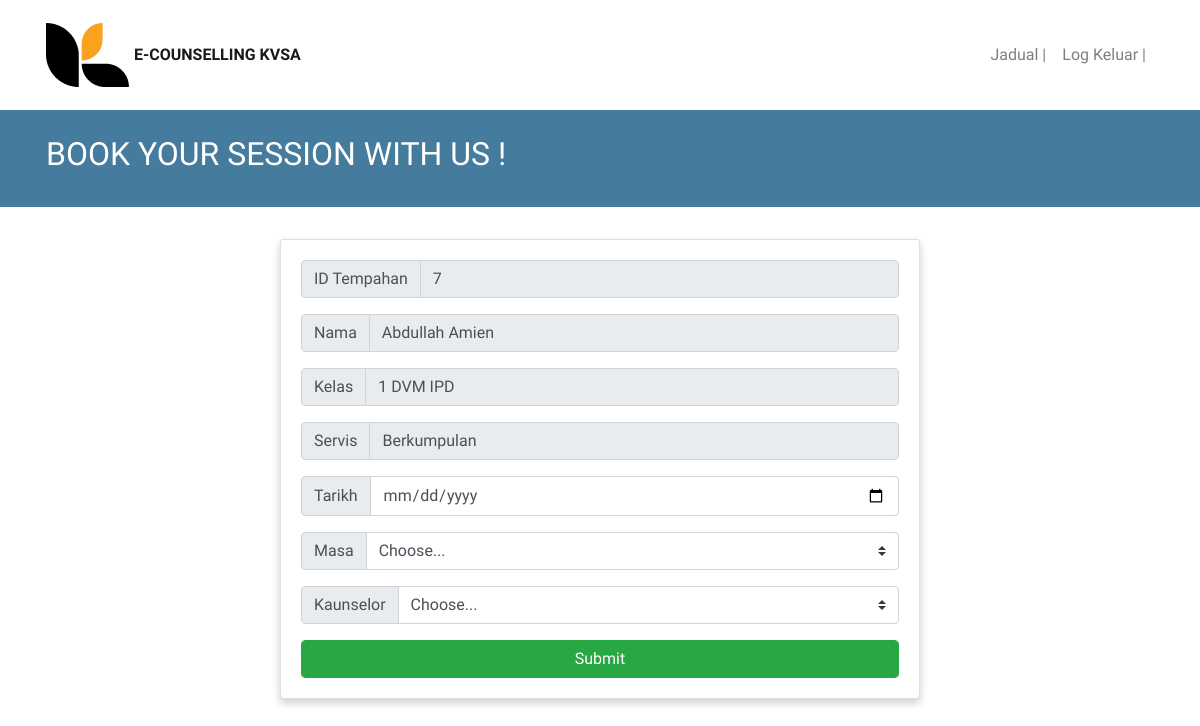
Before: /form_edit.php?ID_Tempahan=7 with the older database file.
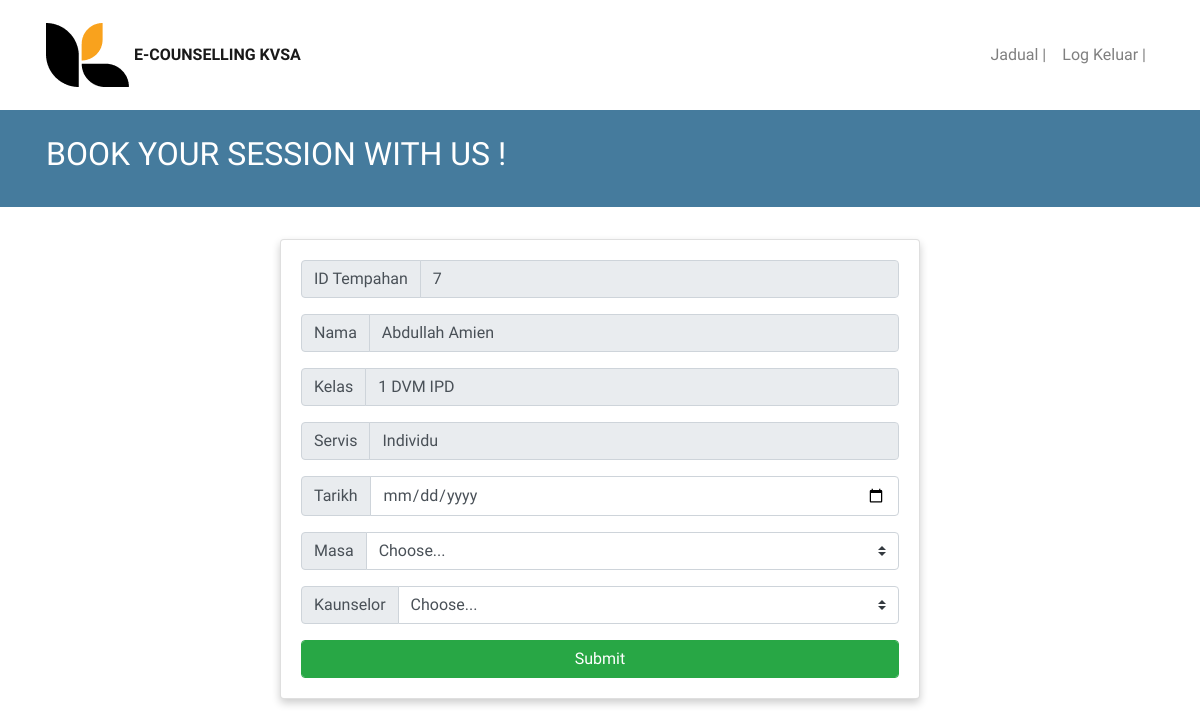
After: the same page with the newer database file.
### tables this page shows
CREATE TABLE `tempahan` (
  `ID_Tempahan` int(12) NOT NULL,
  `Nama` varchar(50) NOT NULL,
  `Kelas` varchar(20) NOT NULL,
  `Servis` varchar(30) NOT NULL,
  `Tarikh` date NOT NULL,
  `Masa` varchar(20) NOT NULL,
  `Kaunselor` varchar(30) NOT NULL,
  `status` varchar(20) NOT NULL,
  `sebab` varchar(100) NOT NULL
);

### form_edit.php (the view, shortened to what this page needs)
<?php
include 'conn.php';
$id = $_GET['ID_Tempahan'];
?>
<!DOCTYPE html>
<html>
<head>
    <link rel="stylesheet" href="https://cdn.jsdelivr.net/npm/bootstrap@4.0.0/dist/css/bootstrap.min.css"
>
    <link rel="stylesheet" type="text/css" href="css/style.css">
</head>
<body>
    <header class="header sticky-top">
        <nav class="navbar navbar-expand-lg sticky-top navbar-light bg-white py-3 shadow-sm">
            <div class="container"><a class="navbar-brand" href="#home">
                    <img src="img/logo.png">
                    <strong class="h6 mb-0 font-weight-bold text-uppercase">e-Counselling KVSA</strong></a>
                <div class="collapse navbar-collapse" id="navbarSupportedContent">
                    <ul class="navbar-nav ml-auto">
                       <li class="nav-item"><a class="nav-link" href="jadual.php">Jadual |</a></li>
                    <li class="nav-item"><a class="nav-link" href="logout.php">Log Keluar |</a></li>
                    </ul>
                </div>
            </div>
        </nav>
    </header>
    <section class="py-8 section-1" id="home">
        <div class="container">
            <div class="hero-h2">
                <h2>BOOK YOUR SESSION WITH US !</h2>
            </div>
        </div>
    </section>
<?php
$sql = "SELECT * FROM tempahan WHERE ID_Tempahan = '$id'";
$query = mysqli_query($mysqli,$sql);
$row = mysqli_fetch_array($query);
?>
    <section>
        <form action="pros_edit.php" method="POST">
        <div class="d-flex justify-content-center">
            <div class="card" style="width: 40rem;">
                <div class="card-body">
                    <div class="input-group mb-3">
                        <div class="input-group-prepend">
                            <span class="input-group-text" id="inputGroup-sizing-default">ID Tempahan</span>
                        </div>
                        <input type="text" class="form-control" aria-label="Default" aria-describedby="inputGroup-sizing-default" name="ID" value="<?php echo $row['ID_Tempahan']; ?>" readonly>
                    </div>
                    <div class="input-group mb-3">
                        <div class="input-group-prepend">
                            <span class="input-group-text" id="inputGroup-sizing-default">Nama</span>
                        </div>
                        <input type="text" class="form-control" aria-label="Default" aria-describedby="inputGroup-sizing-default" name="nama" value="<?php echo $row['Nama']; ?>" readonly>
                    </div>
                    <div class="input-group mb-3">
                        <div class="input-group-prepend">
                            <span class="input-group-text" id="inputGroup-sizing-default">Kelas</span>
                        </div>
                        <input type="text" class="form-control" aria-label="Default" aria-describedby="inputGroup-sizing-default" name="kelas" value="<?php echo $row['Kelas']; ?>" readonly>
                    </div>
                    <div class="input-group mb-3">
                        <div class="input-group-prepend">
                            <label class="input-group-text" for="inputGroupSelect01">Servis</label>
                        </div>
                       <input type="text" class="form-control" aria-label="Default" aria-describedby="inputGroup-sizing-default" name="kelas" value="<?php echo $row['Servis']; ?>" readonly>
                    </div>
                    <div class="input-group mb-3">
                        <div class="input-group-prepend">
                            <span class="input-group-text" id="inputGroup-sizing-default">Tarikh</span>
                        </div>
                        <input type="date" class="form-control" aria-label="Default" aria-describedby="inputGroup-sizing-default" name="tarikh">
                    </div>
                    <div class="input-group mb-3">
                        <div class="input-group-prepend">
                            <span class="input-group-text" id="inputGroup-sizing-default">Masa</span>
                        </div>
                        <select class="custom-select" id="inputGroupSelect01" name="masa">
                            <option selected>Choose...</option>
                        </select>
                    </div>
                    <div class="input-group mb-3">
                        <div class="input-group-prepend">
                            <label class="input-group-text" for="inputGroupSelect01">Kaunselor</label>
                        </div>
                        <select class="custom-select" id="inputGroupSelect01" name="kaunselor">
                            <option selected>Choose...</option>
                        </select>
                    </div>
                    <input type="submit" class="form-control btn btn-success" aria-label="Default" aria-describedby="inputGroup-sizing-default">
                </div>
            </div>
        </div>
    </form>
    </section>
</body>
</html>

Changed rows visible on the page:
changed tempahan "Abdullah Amien": kelas "Berkumpulan" → "Individu"
